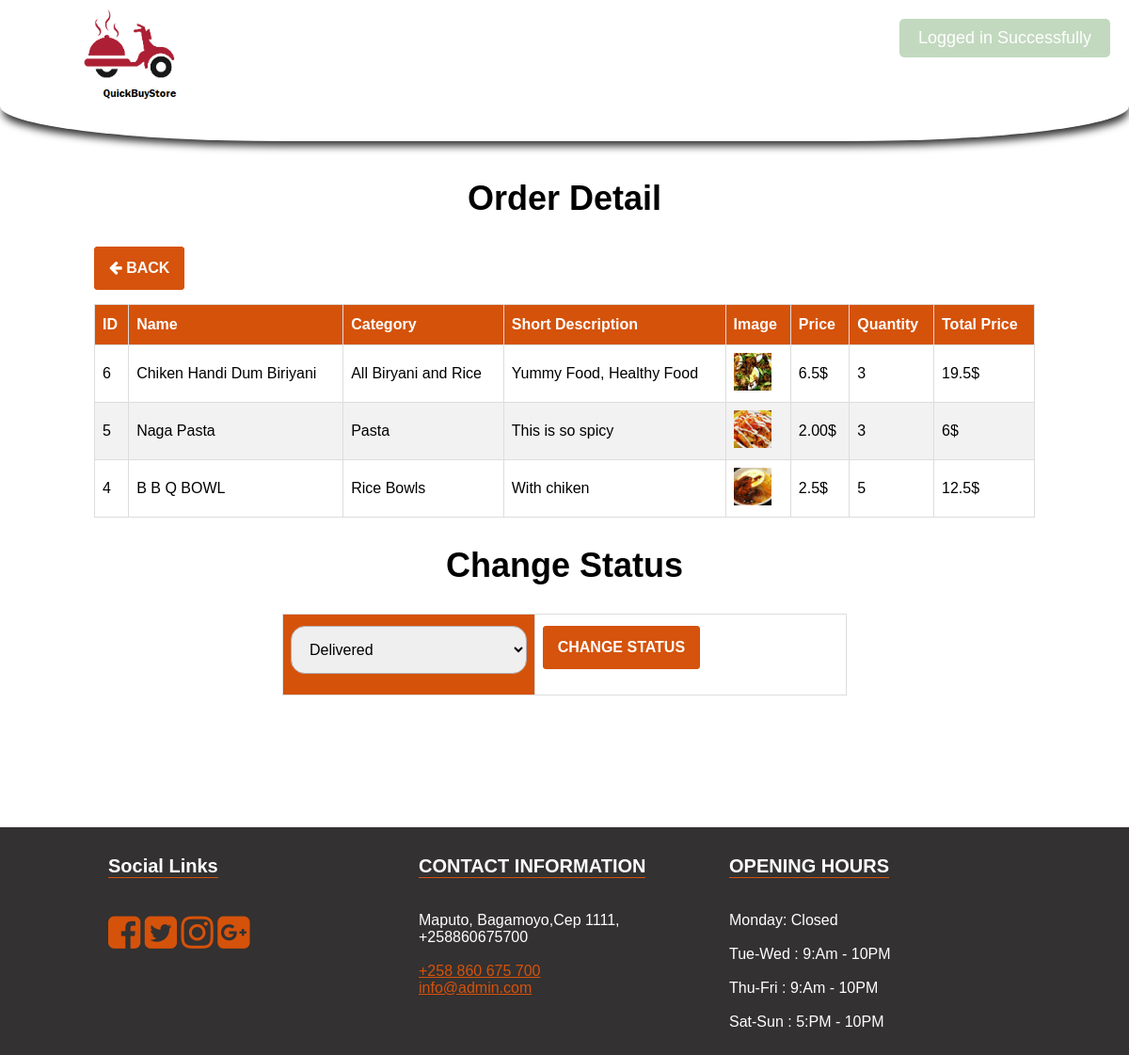
Page /food-delivery/admin-order-detail.php?id=2 (signed in) on the committed database.
### tables this page shows
CREATE TABLE IF NOT EXISTS `order_items` (
  `id` int(11) unsigned NOT NULL AUTO_INCREMENT,
  `order_id` int(11) unsigned NOT NULL,
  `item_id` int(11) unsigned NOT NULL,
  `item_quantity` int(11) unsigned NOT NULL,
  `item_price` varchar(100) NOT NULL,
  PRIMARY KEY (`id`),
  KEY `order_id` (`order_id`),
  KEY `item_id` (`item_id`),
  CONSTRAINT `FK_order_items_foods` FOREIGN KEY (`item_id`) REFERENCES `foods` (`id`) ON UPDATE CASCADE,
  CONSTRAINT `FK_order_items_orders` FOREIGN KEY (`order_id`) REFERENCES `orders` (`id`) ON UPDATE CASCADE
);

CREATE TABLE IF NOT EXISTS `foods` (
  `id` int(11) unsigned NOT NULL AUTO_INCREMENT,
  `name` varchar(255) NOT NULL,
  `category_id` int(11) unsigned NOT NULL,
  `short_desc` text NOT NULL,
  `image` varchar(255) NOT NULL,
  `price` varchar(100) NOT NULL,
  `available` enum('yes','no') NOT NULL DEFAULT 'yes',
  `rattinng` decimal(10,6) DEFAULT NULL,
  PRIMARY KEY (`id`),
  KEY `category_id` (`category_id`),
  CONSTRAINT `FK_foods_category` FOREIGN KEY (`category_id`) REFERENCES `category` (`id`) ON UPDATE CASCADE
);

CREATE TABLE IF NOT EXISTS `category` (
  `id` int(11) unsigned NOT NULL AUTO_INCREMENT,
  `title` varchar(255) NOT NULL,
  PRIMARY KEY (`id`)
);

CREATE TABLE IF NOT EXISTS `settings` (
  `id` int(11) unsigned NOT NULL AUTO_INCREMENT,
  `about_title` text NOT NULL,
  `about_detail` text NOT NULL,
  `about_img` varchar(255) NOT NULL,
  `fb_link` varchar(255) NOT NULL,
  `tw_link` varchar(255) NOT NULL,
  `ins_link` varchar(255) NOT NULL,
  `gplus_link` varchar(255) NOT NULL,
  `contact_info` text NOT NULL,
  `opening_hours` text NOT NULL,
  `currency` enum('GBP','USD','EURO','MZN') NOT NULL DEFAULT 'GBP',
  PRIMARY KEY (`id`)
);

CREATE TABLE IF NOT EXISTS `orders` (
  `id` int(11) unsigned NOT NULL AUTO_INCREMENT,
  `user_id` int(11) unsigned NOT NULL,
  `delivery_address` text NOT NULL,
  `contact_no` varchar(20) NOT NULL,
  `full_name` varchar(255) NOT NULL,
  `payment_option` varchar(255) NOT NULL,
  `order_total_amount` varchar(100) NOT NULL,
  `order_total_quantity` int(11) unsigned NOT NULL,
  `status` enum('Pending','Processing','Picked','Shipped','Delivered','Cancelled') NOT NULL DEFAULT 'Pending',
  `created` datetime NOT NULL DEFAULT CURRENT_TIMESTAMP,
  `updated` datetime NOT NULL DEFAULT CURRENT_TIMESTAMP,
  PRIMARY KEY (`id`)
);

### food-delivery/functions/flash.php (called while the page is built, shortened)
<?php
class FlashMessage {
    public static function render($var) {
        $messages = $_SESSION[$var];
        return $messages;
    }
}
?>

### food-delivery/admin-order-detail.php (the view, shortened to what this page needs)
<?php
include 'functions/flash.php';
$flash = new \FlashMessage();
include 'includes/header.php';
	?>
    <?php
$sql = "SELECT oi.id,f.name,f.short_desc,f.image,f.category_id,oi.item_quantity,oi.item_price,c.title FROM order_items AS oi LEFT JOIN foods AS f on f.id = oi.item_id LEFT JOIN category AS c ON  c.id = f.category_id WHERE  oi.order_id = '".$_GET['id']."' ORDER BY oi.id DESC";
$result = $conn->query($sql);
$sqlL = "SELECT status FROM orders WHERE id = '".$_GET['id']."'";
$resultL = $conn->query($sqlL);
$rowL = $resultL->fetch_assoc()
?>
	<section class="inner-page-sec">
		<div class="container">
			<h1>Order Detail</h1>
			<a href="admin-order.php" class="btn add-btn"><i class="fa fa-arrow-left" aria-hidden="true"></i> Back</a>
			<div style="overflow-x:auto;">
				<table class="custom-tbl">
					<thead>
						<tr>
							<th>ID</th>
							<th>Name</th>
							<th>Category</th>
							<th>Short Description</th>
							<th>Image</th>
							<th>Price</th>
							<th>Quantity</th>
							<th>Total Price</th>
						</tr>
					</thead>
					<tbody>
						<?php
						if ($result->num_rows > 0) {
							while($row = $result->fetch_assoc()){
						?>
						<tr>
							<td><?php echo $row['id'];?></td>
							<td><?php echo $row['name'];?></td>
							<td><?php echo $row['title'];?></td>
							<td><?php echo $row['short_desc'];?></td>
							<td>
								<img src="img/foods/<?php echo $row['image']?>" width="40px">
							</td>
							<td><?php echo $row['item_price'];?><?php echo $currency_format[$rowS['currency']];?></td>
							<td><?php echo $row['item_quantity'];?></td>
							<td><?php echo $row['item_price']*$row['item_quantity'];?><?php echo $currency_format[$rowS['currency']];?></td>
						</tr>
						<?php } } else { ?>
							<tr>
								<td colspan="8">No Order Found!</td>
							</tr>
						<?php }  ?>
					</tbody>
				</table>
				<h1>Change Status</h1>
				<form action="functions/update-order.php" method="post" >
					<table class="custom-tbl form-table">
						<tr>
							<th>
								<select name="order_status" class="input-text">
									<option <?php if($rowL['status'] == "Delivered"){?> selected <?php }?> value="Delivered">Delivered</option>
								</select>
							</th>
							<td>
								<input type="submit" value="Change Status" name="update_order" class="btn add-btn">
							</td>
						</tr>
					</table>
				</form>
			</div>
		</div>
	</section>
<?php include 'includes/footer.php'; ?>

### food-delivery/includes/footer.php (shortened to what this page needs)
<footer>
	<div class="container">
		<div class="col-1">
			<h3>Social Links</h3>
			<ul>
				<li><a href="<?php echo $rowS['fb_link'];?>"><i class="fa fa-facebook-square" aria-hidden="true"></i></a></li>
				<li><a href="<?php echo $rowS['tw_link'];?>"><i class="fa fa-twitter-square" aria-hidden="true"></i></a></li>
				<li><a href="<?php echo $rowS['ins_link'];?>"><i class="fa fa-instagram" aria-hidden="true"></i></a></li>
				<li><a href="<?php echo $rowS['gplus_link'];?>"><i class="fa fa-google-plus-square" aria-hidden="true"></i></a></li>
			</ul>
		</div>
		<div class="col-1">
			<h3>CONTACT INFORMATION</h3>
			<p>
				<?php echo $rowS['contact_info'];?>
			</p>
		</div>
		<div class="col-1">
			<h3>OPENING HOURS</h3>
			<p>
				<?php echo $rowS['opening_hours'];?>
			</p>
		</div>
	</div>
</footer>
</div>
<?php
$nmsg=$flash->render('notification_msg');
$ntype=$flash->render('notification_type');
$str = "";
if($nmsg){
	$str .= '<div class="notificaton-msg msg-'.$ntype.'" style="top:20px;">';
    $str .= $nmsg;
	$str .= '</div>';
}
echo $str;
?>
</body>
</html>

### food-delivery/css/main.css (style rules this page uses)
body { margin: 0; font-family: Arial, Helvetica, sans-serif; }
.btn { text-transform: uppercase; padding: 19px 36px; }
.btn { display: inline-block; font-weight: 600; text-align: center; white-space: nowrap; vertical-align: middle; -webkit-user-select: none; -moz-user-select: none; -ms-user-select: none; user-select: none; border: 2px solid transparent; padding: 12px 30px; font-size: 16px; line-height: 1.5; border-radius: .1875rem; transition: color .15s ease-in-out, background-color .15s ease-in-out, border-color .15s ease-in-out, box-shadow .15s ease-in-out; }
footer { background-color: #333131; color: #fff; }
footer .container { max-width: 1000px; width: 100%; margin: 0px auto; }
footer .container .col-1 { float: left; width: 30%; padding: 10px 15px; }
footer .container .col-1 a { color: #d5520a; }
footer .container .col-1 h3 { text-align: left; font-size: 20px; border-bottom: 1px solid #d5530c; display: inline-block; }
footer .container .col-1 ul { padding: 0px; list-style: none; }
footer .container .col-1 ul li { display: inline-block; }
footer .container .col-1 ul li a { font-size: 40px; color: #d5520a; }
.inner-page-sec { padding-top: 150px; padding-bottom: 80px; }
.inner-page-sec .container { max-width: 1000px; width: 100%; margin: 40px auto; }
.inner-page-sec .container h1 { text-align: center; font-size: 36px; }
.input-text { max-width: 320px; width: 100%; padding: 15px 15px; font-size: 16px; margin-bottom: 10px; border-radius: 15px; border: 1px solid #b3aeae; }
.notificaton-msg { position: fixed; top: 20px; right: 20px; z-index: 99999999; background-color: #4e4242; color: #fff; padding: 10px 20px 10px; border-radius: 5px; font-size: 18px; font-weight: 100; font-family: sans-serif; }
.notificaton-msg.msg-success { background-color: #63a05c; color: #fff; }
.custom-tbl { font-family: Arial, Helvetica, sans-serif; border-collapse: collapse; width: 100%; }
.custom-tbl td, .custom-tbl th { border: 1px solid #ddd; padding: 8px; }
.custom-tbl tr:nth-child(even) { background-color: #f2f2f2; }
.custom-tbl th { padding-top: 12px; padding-bottom: 12px; text-align: left; background-color: #d5520a; color: white; }
.add-btn { text-decoration: none; background-color: #d5530c; border: 1px solid #d5530c; color: #ffffff; padding: 10px 15px; display: inline-block; margin-bottom: 15px; }
.form-table { max-width: 600px; margin: 20px auto; }

### rows in the picture
order_items: id "6", item.name "Chiken Handi Dum Biriyani", category.title "All Biryani and Rice", item.short_desc "Yummy Food, Healthy Food", item.image (picture), item_price "6.5", item_quantity "3", $row['item_price']*$row['item_quantity'] "19.5"
settings: currency "$", contact_info "Maputo, Bagamoyo,Cep 1111, +258860675700 +258 860 675 700 info@admin.com", opening_hours "Monday: Closed Tue-Wed : 9:Am - 10PM Thu-Fri : 9:Am - 10PM Sat-Sun : 5:PM - 10PM"
order_items: id "5", item.name "Naga Pasta", category.title "Pasta", item.short_desc "This is so spicy", item.image (picture), item_price "2.00", item_quantity "3", $row['item_price']*$row['item_quantity'] "6"
order_items: id "4", item.name "B B Q BOWL", category.title "Rice Bowls", item.short_desc "With chiken", item.image (picture), item_price "2.5", item_quantity "5", $row['item_price']*$row['item_quantity'] "12.5"
orders: order_status "Delivered"
